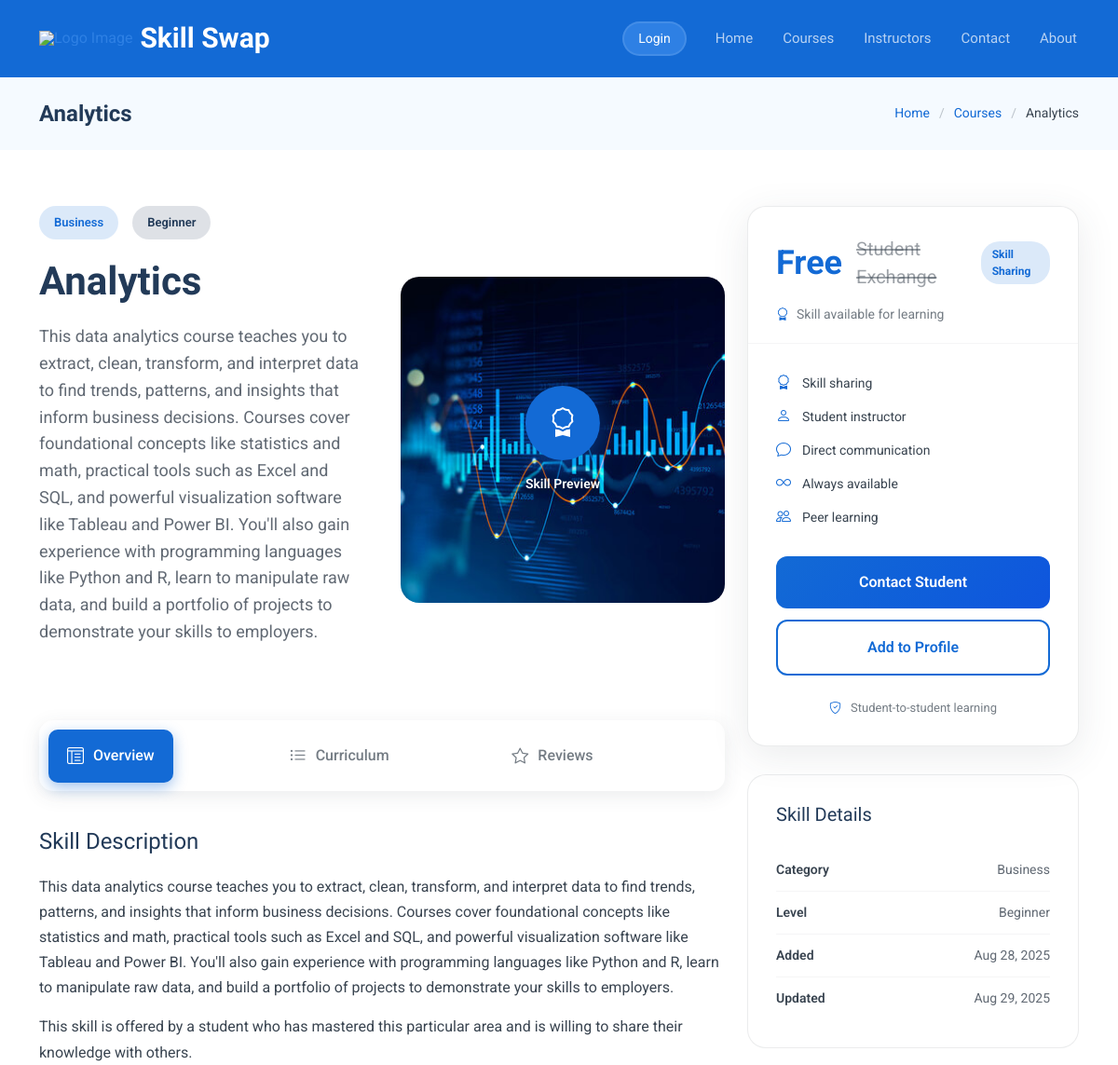
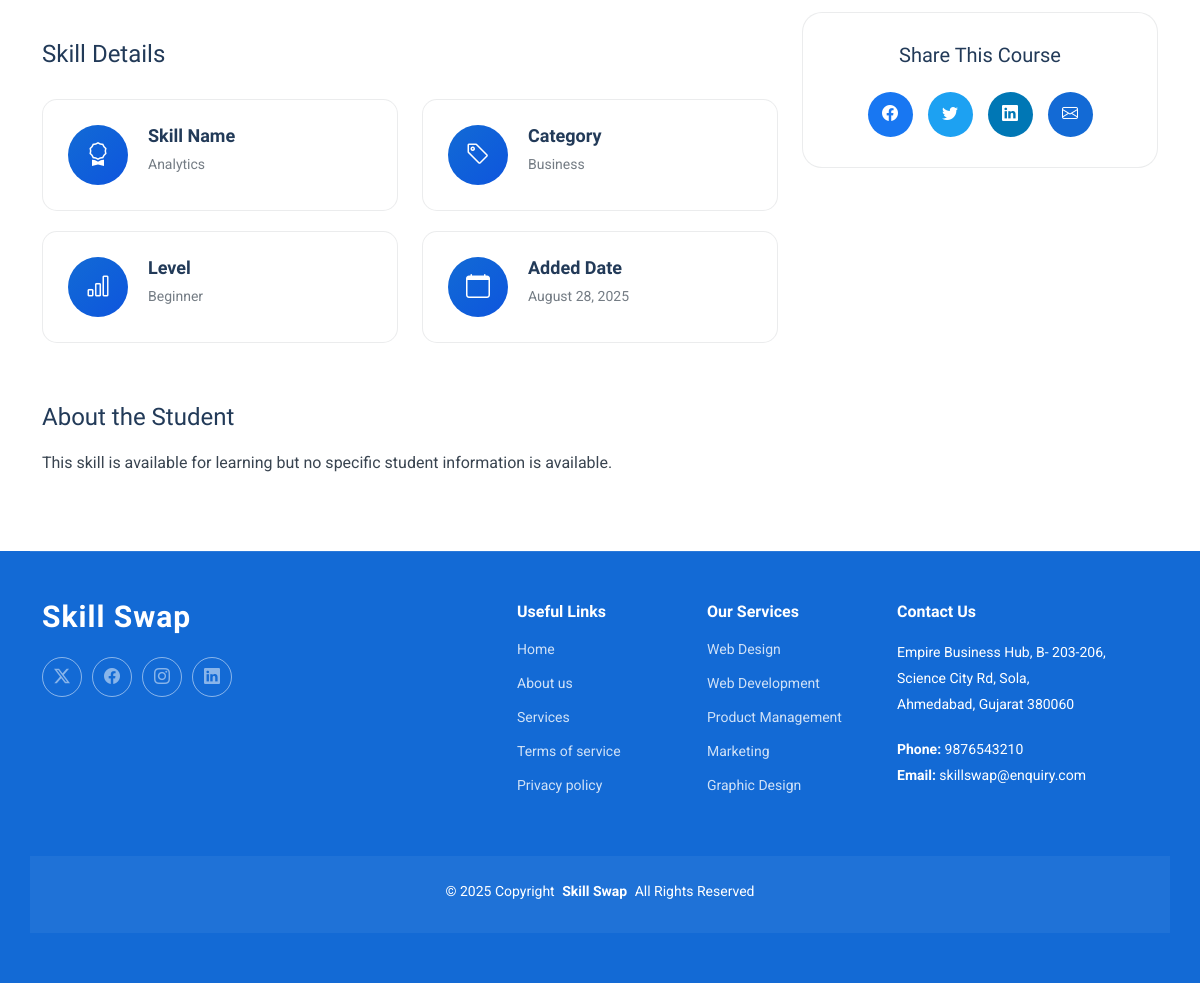
The app's page /courses/course_details/15/, older data (2 pictures, top to bottom).
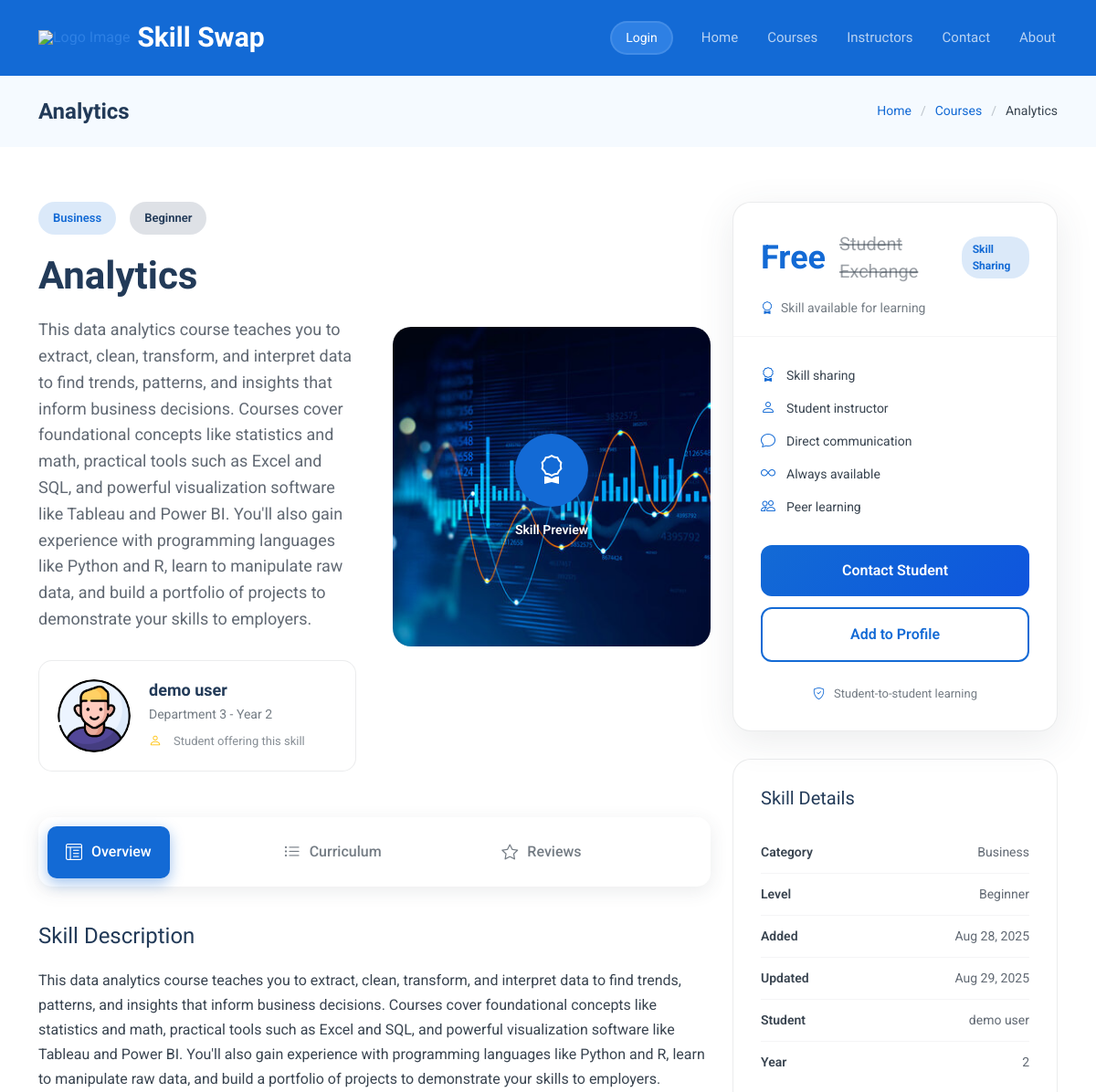
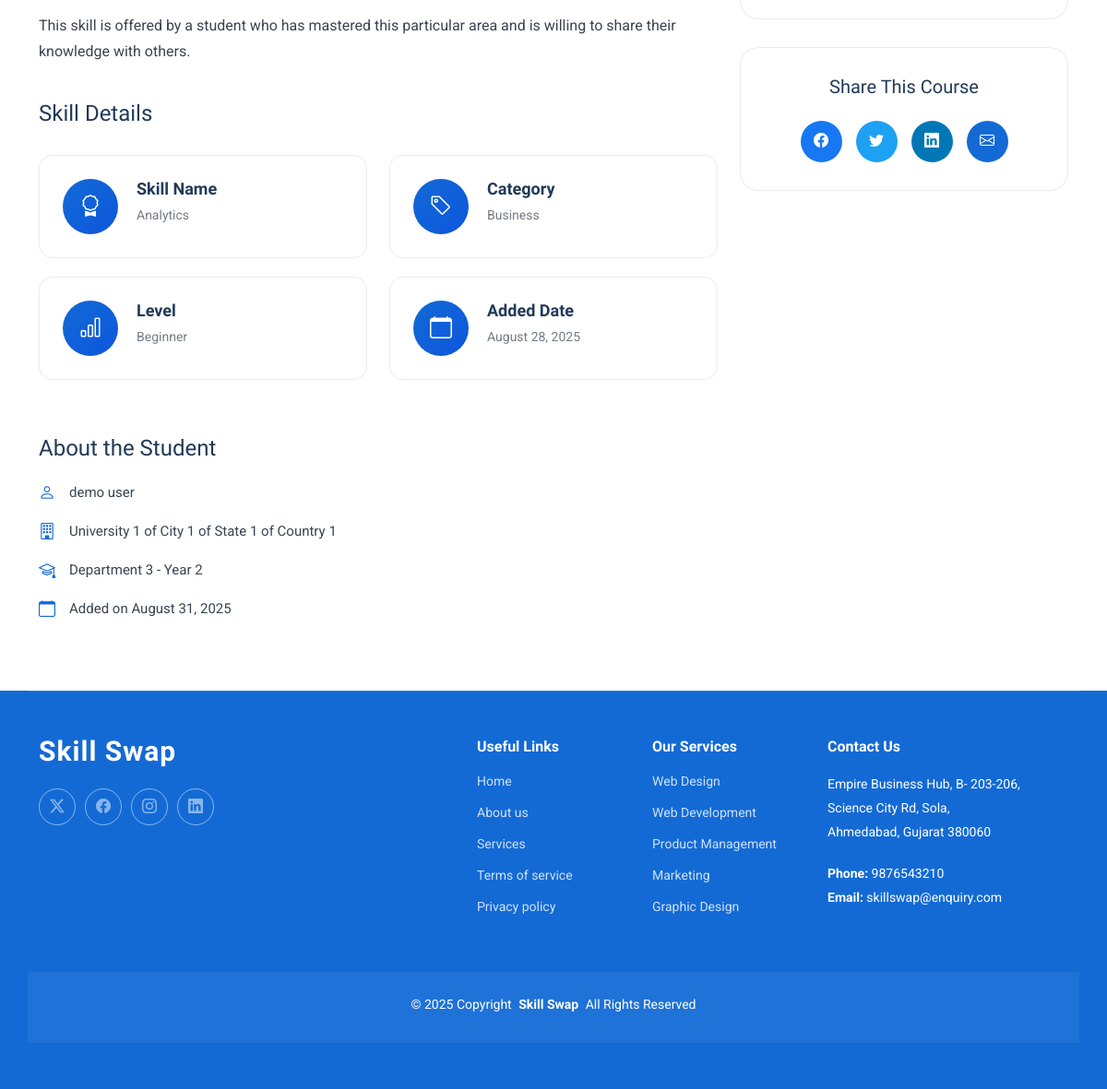
The same page, newer data (2 pictures, top to bottom).
### apps/category_skills/models.py (models this page shows, shortened)
class UserSkills(models.Model):
    class Meta:
        db_table = 'user_skills'
        unique_together = ['user', 'skill']
        verbose_name_plural = 'User Skills'
    user = models.ForeignKey(User, on_delete=models.CASCADE, related_name='user_skills')
    skill = models.ForeignKey(Skills, on_delete=models.CASCADE, related_name='user_skills')
    added_at = models.DateTimeField(auto_now_add=True)

### apps/accounts/models.py (models this page shows, shortened)
class User(models.Model):
    class Meta:
        ordering = ['-created_at']
        db_table = 'userprofile'
    YEAR_CHOICES = (
        ('1','First Year'),
        ('2','Second Year'),
        ('3','Third Year'),
        ('4','Fourth Year'),
    )
    GENDER_CHOICES = (
        ('M' , 'Male'),
        ('F' , 'Female'),
        ('O' , 'Other'),
    )
    username = models.CharField(max_length=25,unique=True)
    first_name = models.CharField(max_length=20)
    last_name = models.CharField(max_length=20)
    gender = models.CharField(max_length=10,choices=GENDER_CHOICES)
    profile_pic = models.ImageField(upload_to=profile_images , blank=True , null=True)
    university_name = models.ForeignKey(University,on_delete=models.SET_NULL,null=True)
    personal_email = models.EmailField(unique=True,help_text="Use Your Personal Email Address")
    department = models.ForeignKey(Department,on_delete=models.SET_NULL,null=True,related_name='students')
    branch = models.ForeignKey(Branch,on_delete=models.SET_NULL,null=True,related_name='students')
    year = models.CharField(max_length=20,choices=YEAR_CHOICES)
    bio = models.TextField(max_length=250,blank=True,help_text="Tell Others About Yourself")
    current_password = models.CharField(max_length = 128)
    previous_password = models.CharField(max_length = 128,blank=True,null=True)
    created_at = models.DateTimeField(auto_now_add=True)
    updated_at = models.DateTimeField(auto_now=True)

### apps/university/models.py (models this page shows, shortened)
class Department(models.Model):
    class Meta:
        ordering = ['name']
        db_table = 'department'
    name = models.CharField(max_length=100, unique=True,help_text="Enter Full Department Name")
    description = models.TextField(blank=True, help_text="Brief description of the department")
    created_at = models.DateTimeField(auto_now_add=True)
    updated_at = models.DateTimeField(auto_now=True)

class University(models.Model):
    class Meta:
        ordering = ['name']
        verbose_name_plural = 'Universities'
        unique_together = ['name','city']
        db_table = 'universities'
    name = models.CharField(unique=True,max_length=100)
    image = models.ImageField(upload_to='universities_icon/')
    description = models.TextField(max_length=999,help_text="Enter description for your university")
    established_year = models.PositiveIntegerField()
    country = models.ForeignKey(Country,on_delete=models.SET_NULL,null=True,related_name='university_country')
    state = models.ForeignKey(State,on_delete=models.SET_NULL,null=True,related_name='university_state')
    city = models.ForeignKey(City,on_delete=models.SET_NULL,null=True,related_name="university_city")
    created_at = models.DateTimeField(auto_now_add=True)
    updated_at = models.DateTimeField(auto_now=True)

### apps/category_skills/views.py (the view)
# urls.py: path('course_details/<int:skill_id>/' , views.CourseDetailView , name="course_details"),
def CourseDetailView(request, skill_id):
    skill = get_object_or_404(Skills, id=skill_id)
    user_skill = UserSkills.objects.filter(skill=skill).first()
    return render(request, "category_skills/course-details.html", {
        "skill": skill,
        "user_skill": user_skill
    })

### apps/accounts/context_processors.py (called while the page is built)
def custom_user(request):
    user_obj = None
    if request.session.get("user_id"):
        try:
            user_obj = User.objects.get(id=request.session["user_id"])
        except User.DoesNotExist:
            pass
    return {"custom_user": user_obj}

### templates/category_skills/course-details.html (shortened to what the changed rows need)
{% extends "layout/base.html" %}
{% load static %}
{% block mainsection %}
    <div class="page-title light-background">
      <div class="container d-lg-flex justify-content-between align-items-center">
        <h1 class="mb-2 mb-lg-0">{{ skill.name }}</h1>
      </div>
    </div>
    <section id="course-details" class="course-details section">
      <div class="container" data-aos="fade-up" data-aos-delay="100">
        <div class="row">
          <div class="col-lg-8">
            <div class="course-hero" data-aos="fade-up" data-aos-delay="200">
              <div class="hero-content">
                <h1>{{ skill.name }}</h1>
                {% if user_skill %}
                <div class="instructor-card">
                  {% if user_skill.user.profile_pic %}
                    <img src="{{ user_skill.user.profile_pic.url }}" alt="Student" class="instructor-image">
                  {% else %}
                    <img src="{% static 'assets/img/default-avatar.webp' %}" alt="Student" class="instructor-image">
                  {% endif %}
                  <div class="instructor-details">
                    <h5>{{ user_skill.user.first_name }} {{ user_skill.user.last_name }}</h5>
                    <span>{{ user_skill.user.department.name|default:"Student" }} - Year {{ user_skill.user.year }}</span>
                    <div class="instructor-rating">
                      <i class="bi bi-person"></i>
                      <span>Student offering this skill</span>
                    </div>
                  </div>
                </div>
                {% endif %}
              </div>
            </div>
            <div class="course-nav-tabs" data-aos="fade-up" data-aos-delay="300">
              <div class="tab-content" id="course-detailsCourseTabContent">
                <div class="tab-pane fade show active" id="course-detailsoverview" role="tabpanel">
                  <div class="requirements-section">
                    <h3>About the Student</h3>
                    {% if user_skill %}
                    <ul class="requirements-list">
                      <li><i class="bi bi-person"></i>{{ user_skill.user.first_name }} {{ user_skill.user.last_name }}</li>
                      <li><i class="bi bi-building"></i>{{ user_skill.user.university_name.name|default:"University" }}</li>
                      <li><i class="bi bi-mortarboard"></i>{{ user_skill.user.department.name|default:"Department" }} - Year {{ user_skill.user.year }}</li>
                      <li><i class="bi bi-calendar"></i>Added on {{ user_skill.added_at|date:"F d, Y" }}</li>
                    </ul>
                    {% else %}
                    <p>This skill is available for learning but no specific student information is available.</p>
                    {% endif %}
                  </div>
                </div>
              </div>
            </div>
          </div>
          <div class="col-lg-4">
            <div class="course-details-card" data-aos="fade-up" data-aos-delay="300">
              <div class="detail-grid">
                {% if user_skill %}
                <div class="detail-row">
                  <span class="detail-label">Student</span>
                  <span class="detail-value">{{ user_skill.user.first_name }} {{ user_skill.user.last_name }}</span>
                </div>
                <div class="detail-row">
                  <span class="detail-label">Year</span>
                  <span class="detail-value">{{ user_skill.user.year }}</span>
                </div>
                {% endif %}
              </div>
            </div>
          </div>
        </div>
      </div>
    </section>
{% endblock %}

Row changes from the older to the newer data that the page shows:
added UserSkills: user.profile_pic (picture), user.first_name "demo", user.last_name "user", user.department.name "Department 3", user.year "2", user.university_name.name "University 1 of City 1 of State 1 of Country 1", added_at "August 31, 2025"
Text that changed along with them:
text no longer shown: "This skill is available for learning but no specific student information is available."
text now shown: "- Year Student offering this skill - Year Added on Student Year"
